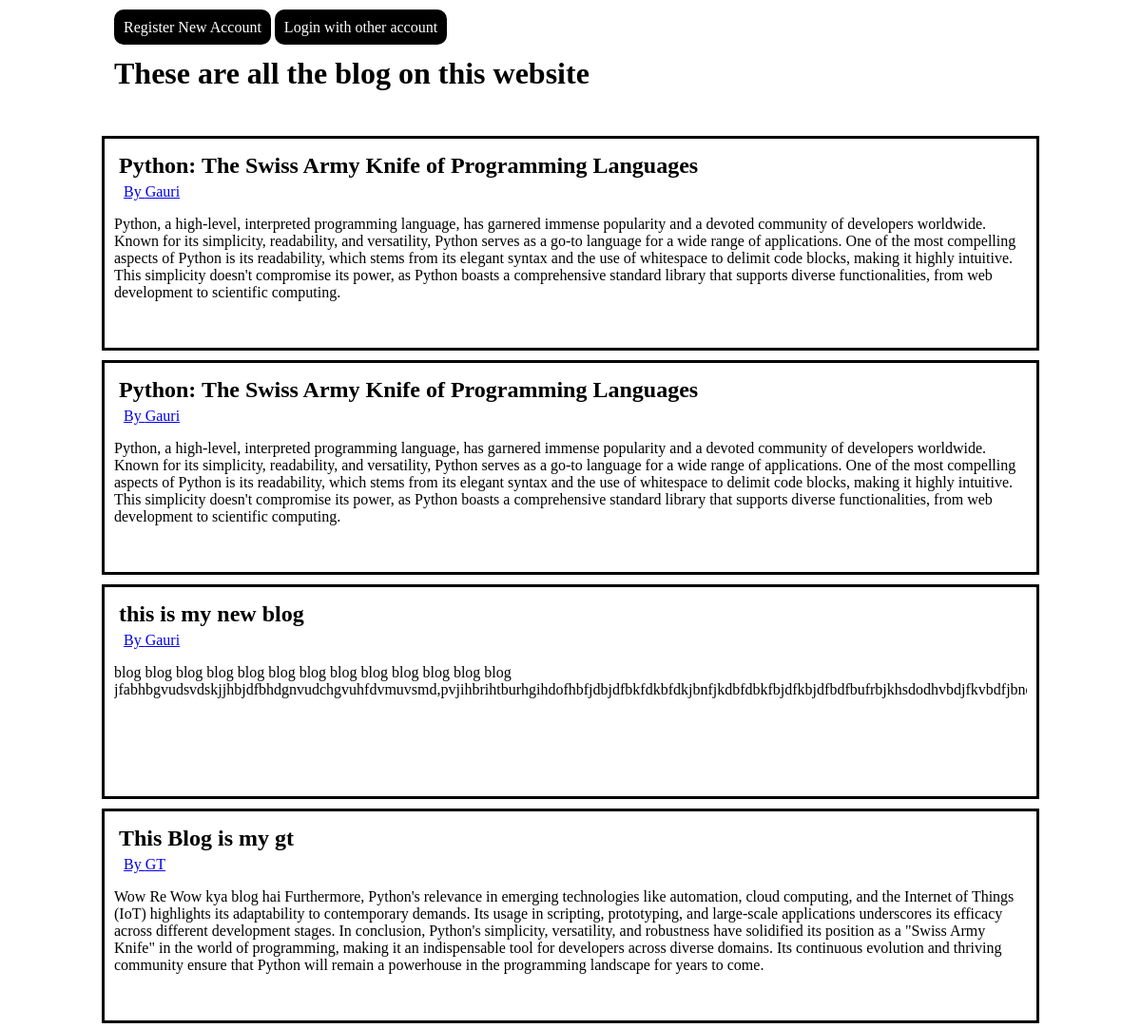
The page / on the database its author committed.
### members/models.py (models this page shows)
class Blogs(models.Model):
    heading = models.CharField(null=True,max_length=50)
    content = models.CharField(null=True,max_length=255)
    byid = models.IntegerField(null=False)
    byuser = models.CharField(null=True,max_length=50)

### members/views.py (the view)
# urls.py: path("",views.all_blogs,name="all_blogs"),
def all_blogs(request):
  context = Blogs.objects.all().values()
  return render(request,"all_blogs.html",{"context":context})

### members/templates/all_blogs.html (shortened to what this page needs)
{% load static %}
<!DOCTYPE html>
<html>
    <head>
        <link rel="stylesheet" href="{% static 'all_blogs.css' %}">
    </head>
    <body>
        <div>
        <a class="login" href="/register">Register New Account</a>
        <a class="login" href="/login">Login with other account</a>
        <h1> These are all the blog on this website </h1>
        </div>
        {% for x in context %}
        <div class="contain">
        <h2>{{x.heading}}</h2>
        <a href="/profile/{{ x.byid }}">By {{x.byuser}}</a>
        <p>{{x.content}}</p>
        <br/>
        </div>
        {% endfor %}
    </body>
</html>

### members/static/all_blogs.css (style rules this page uses)
html { margin:0; padding:0; }
body { width:100%; margin:0; padding:0; min-height:100vh; display: flex; align-items: center; justify-content: center; flex-direction: column; }
.login { color:white; text-decoration: none; background-color: black; width:200px; padding: 10px; border-radius: 10px; }
body > div { padding:20px; width:80%; }
.contain { border: 3px solid black; padding:10px; margin:5px 0; height: 200px; }
.contain > h2 { margin:5px; }
.contain > a { margin : 2px 10px; }
p { width:100%; overflow: hidden; }

### rows shown on the page
Blogs: heading "Python: The Swiss Army Knife of Programming Languages", byuser "Gauri", content "Python, a high-level, interpreted programming language, has garnered immense popularity and a devoted community of developers worldwide. Known for its simplicity, readability, and versatility, Python serves as a go-to language for a wide range of applications. One of the most compelling aspects of Python is its readability, which stems from its elegant syntax and the use of whitespace to delimit code blocks, making it highly intuitive. This simplicity doesn't compromise its power, as Python boasts a comprehensive standard library that supports diverse functionalities, from web development to scientific computing."
Blogs: heading "Python: The Swiss Army Knife of Programming Languages", byuser "Gauri", content "Python, a high-level, interpreted programming language, has garnered immense popularity and a devoted community of developers worldwide. Known for its simplicity, readability, and versatility, Python serves as a go-to language for a wide range of applications. One of the most compelling aspects of Python is its readability, which stems from its elegant syntax and the use of whitespace to delimit code blocks, making it highly intuitive. This simplicity doesn't compromise its power, as Python boasts a comprehensive standard library that supports diverse functionalities, from web development to scientific computing."
Blogs: heading "this is my new blog", byuser "Gauri", content "blog blog blog blog blog blog blog blog blog blog blog blog blog…"
Blogs: heading "This Blog is my gt", byuser "GT", content "Wow Re Wow kya blog hai Furthermore, Python's relevance in emerging technologies like automation, cloud computing, and the Internet of Things (IoT) highlights its adaptability to contemporary demands. Its usage in scripting, prototyping, and large-scale applications underscores its efficacy across different development stages. In conclusion, Python's simplicity, versatility, and robustness have solidified its position as a \"Swiss Army Knife\" in the world of programming, making it an indispensable tool for developers across diverse domains. Its continuous evolution and thriving community ensure that Python will remain a powerhouse in the programming landscape for years to come."
